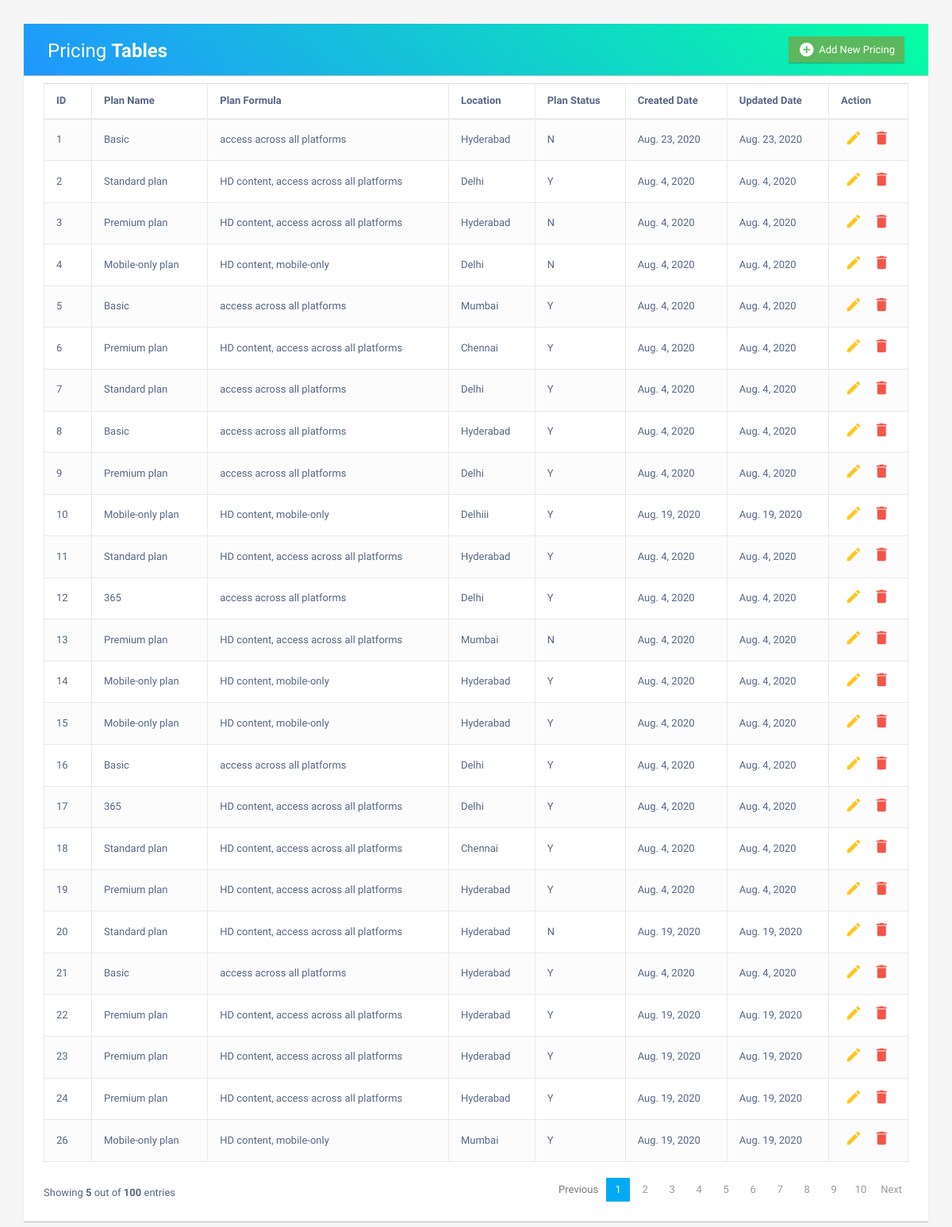
Page /dashboard/ on the earlier database version.
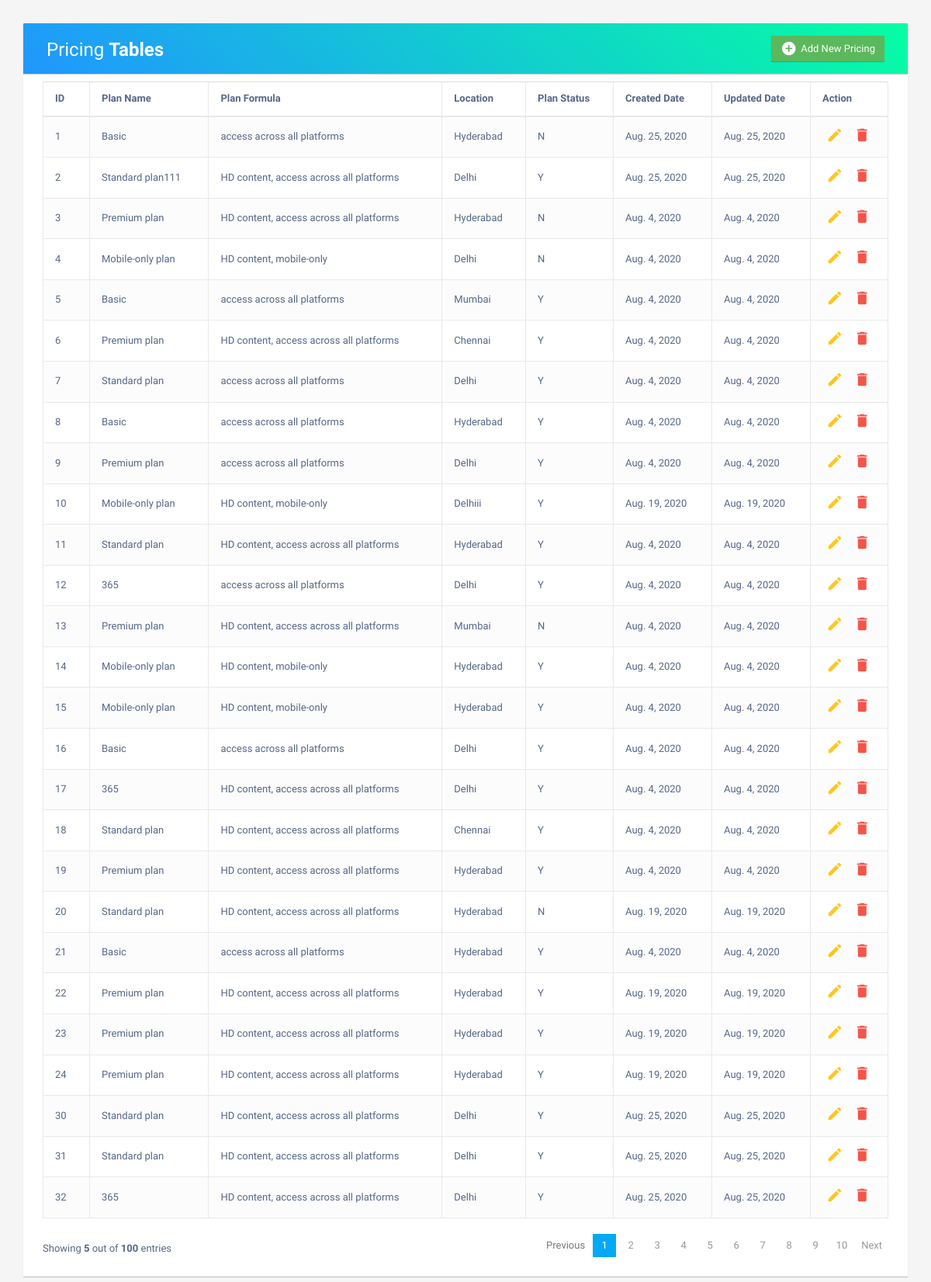
Same page on the later database version.
### priceapp/models.py (models this page shows, shortened)
class PricingPlan(models.Model):
    planname=models.CharField(max_length=45)
    description=models.CharField(max_length=45)
    planformula=models.CharField(max_length=45)
    location=models.CharField(max_length=45)
    planstatus=models.CharField(max_length=1)
    createdate=models.DateField(auto_now=True)
    updatedate=models.DateField(auto_now=True)

### priceapp/views.py (the view)
# urls.py: path('', views.index, name='index'),
def index(request):
    all_users=PricingPlan.objects.all()
    pricelist=PricingPlanOption.objects.all()
    price_list=[]
    context={'all_users':all_users,'price_list':price_list}
    return render(request,'priceapp/index.html',context)

### priceapp/templates/priceapp/index.html (shortened to what this page needs)
<!DOCTYPE html>
<html lang="en">
<head>
<link rel="stylesheet" href="https://maxcdn.bootstrapcdn.com/font-awesome/4.7.0/css/font-awesome.min.css">
<link rel="stylesheet" href="https://maxcdn.bootstrapcdn.com/bootstrap/3.3.7/css/bootstrap.min.css">
</head>
<body>
    <div class="container">
        <div class="table-wrapper">
            <div class="table-title">
                <div class="row">
                    <div class="col-sm-6">
      <h2>Pricing <b>Tables</b></h2>
     </div>
     <div class="col-sm-6">
      <a href="" data-href="new/" onclick="addmodel(this);" class="btn btn-success" data-toggle="modal"><i class="material-icons">&#xE147;</i> <span>Add New Pricing</span></a>
     </div>
                </div>
            </div>
            <table  class="table table-responsive-sm table-bordered table-striped">
              <thead>
                <tr>
                  <th>ID</th>
                  <th>Plan Name</th>
                  <th>Plan Formula</th>
                  <th>Location</th>
                  <th>Plan Status</th>
                  <th>Created Date</th>
                  <th>Updated Date</th>
                  <th>Action</th>
                </tr>
              </thead>
              <tbody  id="myTable">
                  {% for user in all_users%}
                <tr>
                    <td>{{user.id}}</td>
                    <td>{{user.planname}}</td>
                  <td>{{user.planformula}}</td>
                  <td>{{user.location}}</td>
                  <td>{{user.planstatus}}</td>
                  <td>{{user.createdate}}</td>
                  <td>{{user.updatedate}}</td>
                  <td>
                    <a href="" data-href="{{user.id}}/update" onclick="edit(this);" class="edit" data-toggle="modal"><i class="material-icons" data-toggle="tooltip" title="Edit">&#xE254;</i></a>
                    <a href="" data-href="{{user.id}}/delete" onclick="deletemodal(this);" class="delete" data-toggle="modal"><i class="material-icons" data-toggle="tooltip" title="Delete">&#xE872;</i></a>
                  </td>
                  {% endfor%}
                </tr>
              </tbody>
            </table>
   <div class="clearfix">
                <div class="hint-text">Showing <b>5</b> out of <b>100</b> entries</div>
                <ul class="pagination">
                    <li class="page-item disabled"><a href="#">Previous</a></li>
                    <li class="page-item active"><a href="#" class="page-link">1</a></li>
                    <li class="page-item"><a href="#" class="page-link">2</a></li>
                    <li class="page-item"><a href="#" class="page-link">3</a></li>
                    <li class="page-item"><a href="#" class="page-link">4</a></li>
                    <li class="page-item"><a href="#" class="page-link">5</a></li>
                    <li class="page-item"><a href="#" class="page-link">6</a></li>
                    <li class="page-item"><a href="#" class="page-link">7</a></li>
                    <li class="page-item"><a href="#" class="page-link">8</a></li>
                    <li class="page-item"><a href="#" class="page-link">9</a></li>
                    <li class="page-item"><a href="#" class="page-link">10</a></li>
                    <li class="page-item"><a href="#" class="page-link">Next</a></li>
                </ul>
            </div>
        </div>
    </div>
</body>
</html>

### priceapp/templates/priceapp/index.html (style rules this page uses)
body { color: #566787; background: #f5f5f5; font-family: 'Varela Round', sans-serif; font-size: 13px; }
.table-wrapper { background: #fff; padding: 20px 25px; margin: 30px 0; border-radius:1px; box-shadow: 0 1px 1px rgba(0, 0, 0, 0.247); }
.table-title { padding-bottom: 15px; background: linear-gradient(40deg, #2096ff, #05ffa3) !important; color: #fff; padding: 16px 30px; margin: -20px -25px 10px; border-radius: 1px 1px 0 0; box-shadow: 0 1px 1px rgba(0, 0, 0, 0.247); }
.table-title h2 { margin: 5px 0 0; font-size: 24px; }
.table-title .btn { color: #fff; float: right; font-size: 13px; border: none; min-width: 50px; border-radius: 1px; border: none; outline: none !important; margin-left: 10px; box-shadow: 0 1px 1px rgba(0, 0, 0, 0.247); }
.table-title .btn i { float: left; font-size: 21px; margin-right: 5px; }
.table-title .btn span { float: left; margin-top: 2px; }
table.table tr th, table.table tr td { border-color: #e9e9e9; padding: 12px 15px; vertical-align: middle; }
table.table tr th:first-child { width: 60px; }
table.table tr th:last-child { width: 100px; }
table.table-striped tbody tr:nth-of-type(odd) { background-color: #fcfcfc; }
table.table td:last-child i { opacity: 0.9; font-size: 22px; margin: 0 5px; }
table.table td a { font-weight: bold; color: #566787; display: inline-block; text-decoration: none; outline: none !important; }
table.table td a.edit { color: #FFC107; }
table.table td a.delete { color: #F44336; }
table.table td i { font-size: 19px; }
.pagination { float: right; margin: 0 0 5px; }
.pagination li a { border: none; font-size: 13px; min-width: 30px; min-height: 30px; color: #999; margin: 0 2px; line-height: 30px; border-radius: 1px !important; text-align: center; padding: 0 6px; }
.pagination li.active a, .pagination li.active a.page-link { background: #03A9F4; }
.hint-text { float: left; margin-top: 10px; font-size: 13px; }

Differences in the rows shown:
removed PricingPlan: id "26", planname "Mobile-only plan", planformula "HD content, mobile-only", location "Mumbai", planstatus "Y", createdate "Aug. 19, 2020", updatedate "Aug. 19, 2020"
changed PricingPlan id 1: createdate "Aug. 23, 2020" → "Aug. 25, 2020"; updatedate "Aug. 23, 2020" → "Aug. 25, 2020"
changed PricingPlan id 2: planname "Standard plan" → "Standard plan111"; createdate "Aug. 4, 2020" → "Aug. 25, 2020"; updatedate "Aug. 4, 2020" → "Aug. 25, 2020"
added PricingPlan: id "30", planname "Standard plan", planformula "HD content, access across all platforms", location "Delhi", planstatus "Y", createdate "Aug. 25, 2020", updatedate "Aug. 25, 2020"
added PricingPlan: id "31", planname "Standard plan", planformula "HD content, access across all platforms", location "Delhi", planstatus "Y", createdate "Aug. 25, 2020", updatedate "Aug. 25, 2020"
added PricingPlan: id "32", planname "365", planformula "HD content, access across all platforms", location "Delhi", planstatus "Y", createdate "Aug. 25, 2020", updatedate "Aug. 25, 2020"
